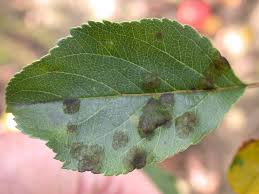
#> input picture uploads/8jXBZWTFyjXjbLRaw907WGM3sBZNU2tWWzQqj073.jpg, 259 x 194 px
$ python -i preprocessing.py   (imports and definitions only)
#> lines starting #> are read from the running program, lines starting #| are printed output that depends on the picture; after the words box and inside, x2 and y2 are one past the last pixel; in counts of white or black regions, pixels touching at a corner belong together
import numpy as np
import cv2
from rembg import remove


"""
first the target size is initialized
"""

def check_green_percentage(image):
    # Check if the image is predominantly green (likely a close-up of a leaf)
    hsv = cv2.cvtColor(image, cv2.COLOR_RGB2HSV)
    lower_green = np.array([20, 30, 30])
    upper_green = np.array([100, 255, 255])
    green_mask = cv2.inRange(hsv, lower_green, upper_green)
    green_percentage = np.sum(green_mask > 0) / (image.shape[0] * image.shape[1])
    return green_percentage

def initialize_preprocessor(target_size=(224, 224)):
    """
    Initialize preprocessing configuration

    Parameters:
    -----------
    target_size : tuple, optional
        Desired output image size (width, height). Default is (224, 224)

    Returns:
    --------
    dict
        Configuration dictionary for preprocessing
    """
    return {
        'target_size': target_size
    }


def remove_background(image, config=None):
    """
    Remove background using rembg with enhanced parameters and segment the main leaf.

    Parameters:
    -----------
    image : numpy.ndarray
        Input image to process in RGB format
    config : dict, optional
        Preprocessing configuration

    Returns:
    --------
    numpy.ndarray
        Processed image with the background removed and focused on the main leaf
    """
    try:

        green_percentage = check_green_percentage(image)

        # If image is almost entirely green (>90%), skip rembg
        if green_percentage > 0.9999:
            final_image = image.copy()
            return final_image

        # For regular images, use rembg with carefully tuned parameters
        image_copy = image.copy()

        # Remove background with more conservative settings to avoid cutting the leaf
        output = remove(
            image_copy,
            alpha_matting=True,
            alpha_matting_foreground_threshold=240,  # Higher threshold to include more of the leaf
            alpha_matting_background_threshold=10,   # Lower threshold for better background separation
            alpha_matting_erode_size=5,             # Reduced erosion to preserve leaf edges
            post_process_mask=True
        )

        """
        the output of the rembg function has an alpha channel
        the model needs an rbg image the following steps seperates the rgn from the alpha
        and finds the leaf edge and adds it to the white background
        """

        # Separate RGB and alpha channels
        output_rgb = output[:, :, :3]
        alpha_channel = output[:, :, 3]


        # Threshold the alpha channel to create a binary mask with a lower threshold to keep more of the leaf
        _, binary_mask = cv2.threshold(alpha_channel, 50, 255, cv2.THRESH_BINARY)

        # Apply morphological operations to clean up the mask
        kernel = np.ones((3, 3), np.uint8)
        binary_mask = cv2.morphologyEx(binary_mask, cv2.MORPH_CLOSE, kernel, iterations=2)

        # Find contours in the binary mask
        contours, _ = cv2.findContours(binary_mask, cv2.RETR_EXTERNAL, cv2.CHAIN_APPROX_SIMPLE)

        if len(contours) == 0:
            # If no contours found, use the original binary mask
            refined_mask = binary_mask
        else:
            # Find the largest contour by area
            largest_contour = max(contours, key=cv2.contourArea)

            # Create a refined mask from the largest contour
            refined_mask = np.zeros_like(binary_mask)
            cv2.drawContours(refined_mask, [largest_contour], -1, color=255, thickness=-1)

            # If there are other contours that are disease spots, preserve them
            for contour in contours:
                if contour is not largest_contour:
                    cv2.drawContours(refined_mask, [contour], -1, color=255, thickness=-1)

        # Convert the single channel mask to a 3-channel mask
        refined_mask_3 = cv2.merge([refined_mask, refined_mask, refined_mask])
        mask_norm = refined_mask_3.astype(np.float32) / 255.0

        # Create a white background image
        white_background = np.ones_like(output_rgb, dtype=np.uint8) * 255

        # Composite the output_rgb using the refined mask
        final_image = (output_rgb * mask_norm + white_background * (1 - mask_norm)).astype(np.uint8)

        return final_image
    except Exception as e:
        print(f"Background removal error: {e}")
        # On failure, return the original image but with increased contrast
        return enhance_contrast(image.copy())


# [71 lines left out: functions enhance_contrast, resize_with_padding, not called in this run]


def preprocess_image(image_path, config=None):
    """
    Full preprocessing pipeline for a single image

    Parameters:
    -----------
    image_path : str
        Path to input image
    config : dict, optional
        Preprocessing configuration

    Returns:
    --------
    numpy.ndarray
        Preprocessed image ready for neural network input
    """
    # Use default configuration if not provided
    if config is None:
        config = initialize_preprocessor()

    try:
        # Read the image in BGR and convert to RGB
        image = cv2.imread(image_path)
#> image is the input picture: shape (194, 259, 3); mean B, G, R 115.4, 146.5, 153.4
        if image is None:
            raise ValueError(f"Could not read image: {image_path}")
        image = cv2.cvtColor(image, cv2.COLOR_BGR2RGB)

        #Check if image actually has leaf:
        if check_green_percentage(image)<0.3:
#> in check_green_percentage, `hsv = cv2.cvtColor(image, cv2.COLOR_RGB2HSV)`: hsv: shape (194, 259, 3); mean H, S, V 45.7, 84.4, 163.6
#> in check_green_percentage, `green_mask = cv2.inRange(hsv, lower_green, upper_green)`:
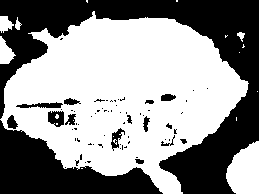
#> green_mask: shape (194, 259); 57.5% white; 69 black regions (53 under 20 px), largest, box (x1, y1, x2, y2) and area: (0, 0, 259, 194) 14554, (0, 120, 163, 194) 5567, (48, 111, 64, 127) 193
#> in check_green_percentage, `green_percentage = np.sum(green_mask > 0) / (image.shape[0] * image.sh..`: green_percentage = 0.575
            return None
        # Remove the background and segment the leaf
        no_bg_image = remove_background(image)

        # Check if the result is mostly empty (failed segmentation
        non_white_pixels = np.sum(no_bg_image < 250) / no_bg_image.size
        if non_white_pixels < 0.01:  # If less than 1% non-white pixels
            enhanced_image = enhance_contrast(image)  # Fall back to original image
        else:
            enhanced_image = enhance_contrast(no_bg_image)

        # Resize with padding
        final_image = resize_with_padding(enhanced_image, config)

        # Normalize image for neural network input (values between 0 and 1)
        normalized_image = final_image.astype(np.float32) / 255.0

        return normalized_image

    except Exception as e:
        print(f"Preprocessing error for {image_path}: {e}")
        # In case of any error, attempt basic preprocessing
        try:
            # Read and resize the image
            image = cv2.imread(image_path)
            image = cv2.cvtColor(image, cv2.COLOR_BGR2RGB)
            image = cv2.resize(image, config['target_size'])
            return image.astype(np.float32) / 255.0
        except:
            # If all else fails, return zeros with the right shape
            return np.zeros((*config['target_size'], 3), dtype=np.float32)

#> (the run stopped early here; a loop or call above may not have finished)

$ run again, on uploads/2mKNby2Mx9ska3tAeBLQDuFokZ2usv5GYIguRxrz.jpg
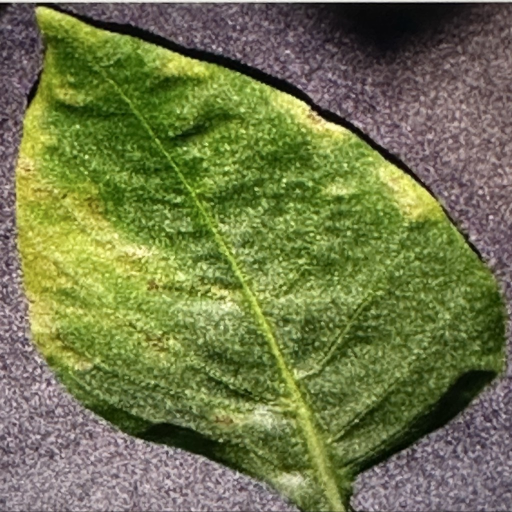
#> input picture uploads/2mKNby2Mx9ska3tAeBLQDuFokZ2usv5GYIguRxrz.jpg, 1024 x 1024 px (shown at 1/2 size)
#> in preprocess_image, image is the input picture: shape (1024, 1024, 3); mean B, G, R 74.2, 119.4, 112.4
#> hsv: shape (1024, 1024, 3); mean H, S, V 74.9, 110.8, 124.4
#> in check_green_percentage, `green_mask = cv2.inRange(hsv, lower_green, upper_green)`:
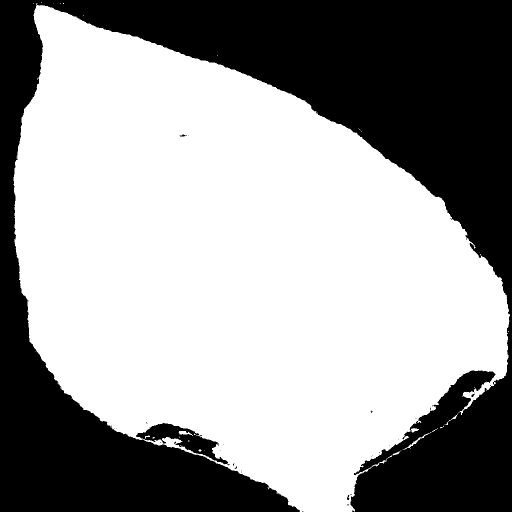
#> green_mask: shape (1024, 1024) (shown at 1/2 size); 61.4% white; 30 black regions (25 under 20 px), largest, box (x1, y1, x2, y2) and area: (0, 0, 1024, 1024) 400013, (272, 846, 459, 931) 4744, (359, 269, 374, 273) 33, (694, 990, 699, 1000) 31, (943, 788, 949, 794) 24
#> in check_green_percentage, `green_percentage = np.sum(green_mask > 0) / (image.shape[0] * image.sh..`: green_percentage = 0.614

$ run again, on uploads/3y794ivxZ0abt812DLt9ey8MZBg1lJBgxOMTCzmi.jpg
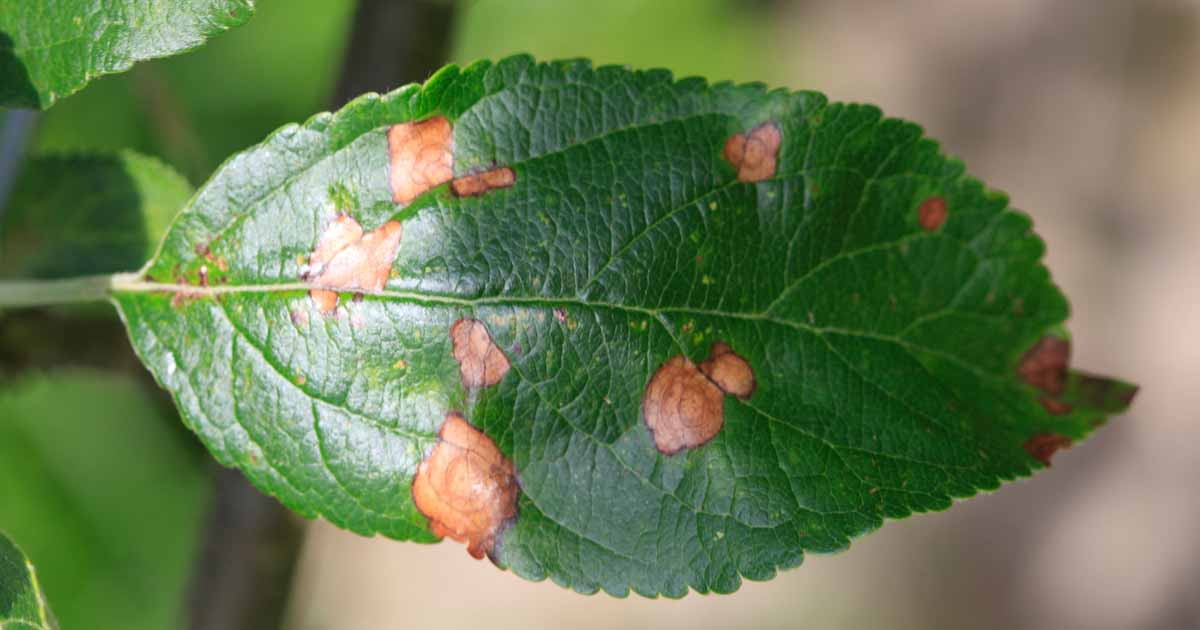
#> input picture uploads/3y794ivxZ0abt812DLt9ey8MZBg1lJBgxOMTCzmi.jpg, 1200 x 630 px
#> in preprocess_image, image is the input picture: shape (630, 1200, 3); mean B, G, R 82.5, 122, 103.3
#> hsv: shape (630, 1200, 3); mean H, S, V 42.9, 110.1, 129.2
#> in check_green_percentage, `green_mask = cv2.inRange(hsv, lower_green, upper_green)`:
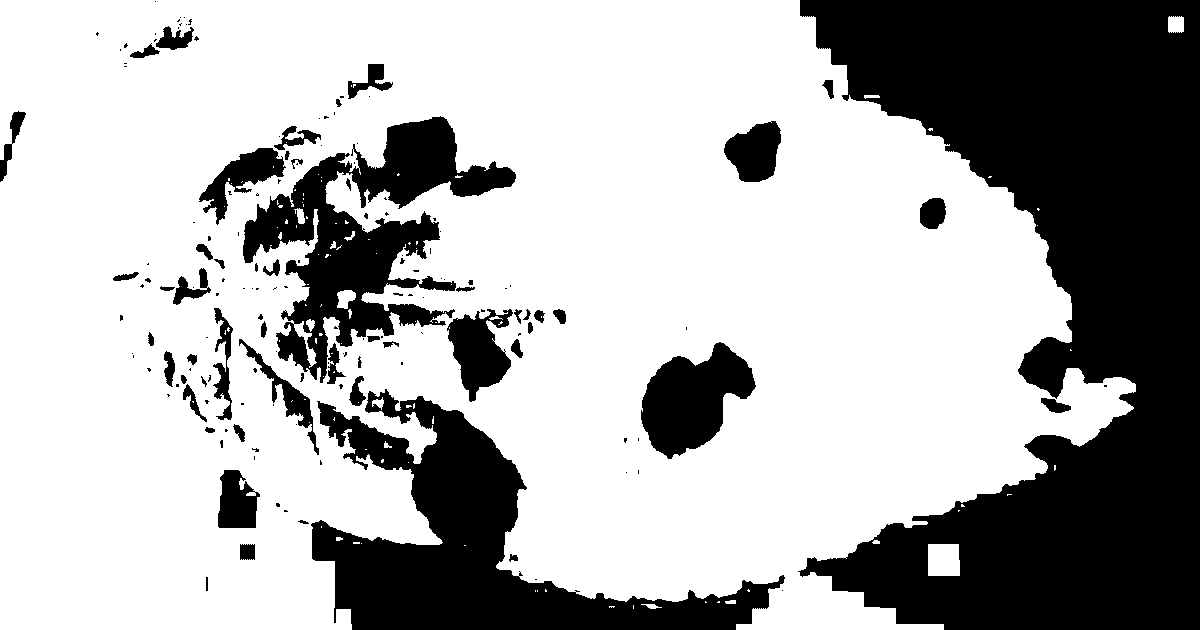
#> green_mask: shape (630, 1200); 68.3% white; 158 black regions (101 under 20 px), largest, box (x1, y1, x2, y2) and area: (798, 0, 1200, 630) 146619, (311, 389, 785, 630) 39816, (243, 116, 516, 383) 25184
#> in check_green_percentage, `green_percentage = np.sum(green_mask > 0) / (image.shape[0] * image.sh..`: green_percentage = 0.683
